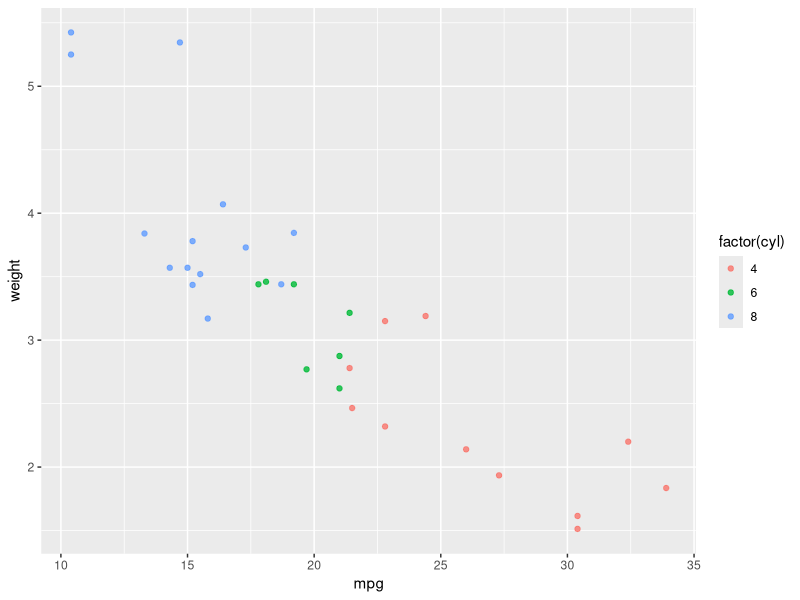

Source code (R):
## ---- chunk 1
suppressPackageStartupMessages(library(ggplot2))
## ---- chunk 2
ggplot(mtcars, aes(mpg, wt, col = factor(cyl))) + 
    geom_point(alpha = 0.8) + 
    labs(x = "mpg", y = "weight")
